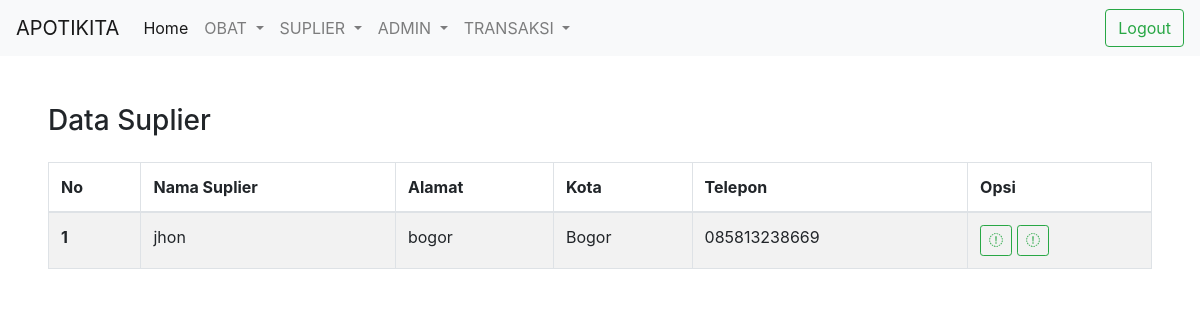
Page /index.php/main/datasuplier on the committed database.
### tables this page shows
CREATE TABLE `suplier` (
  `id_suplier` int(5) NOT NULL,
  `nama_suplier` varchar(32) NOT NULL,
  `alamat` varchar(64) NOT NULL,
  `kota` varchar(32) NOT NULL,
  `nohp` varchar(20) NOT NULL
);

### application/controllers/Main.php (called while the page is built, shortened)
<?php
class Main extends CI_Controller
{
    public function __construct()
    {
        $this->load->library('form_validation');
        $this->load->model('M_user');
        $this->load->model('M_obat');
        $this->load->model('M_suplier');
        $this->load->model('M_transaksi');
    }
    public function datasuplier()
    {
        $data['suplier'] = $this->M_suplier->getSuplier();
        $this->load->view('part/header');
        $this->load->view('datasuplier', $data);
        $this->load->view('part/footer');
    }
}

### index.php (called while the page is built, shortened)
<?php
require_once BASEPATH.'core/CodeIgniter.php';

### application/models/M_suplier.php (called while the page is built, shortened)
<?php
class M_suplier extends CI_Model
{
    public function getSuplier()
    {
        $hasil = $this->db->select('*')
            ->from('suplier')
            ->get()->result_array();
        return $hasil;
    }
}

### application/views/datasuplier.php (the view, shortened to what this page needs)
<div class="container-fluid">
    <div class="row mr-4">
        <div class="col-9 pt-5 pl-5">
            <h3>Data Suplier</h3>
        </div>
    </div>
    <div class="row">
        <div class="col-12 py-3 px-5">
            <?php if ($suplier) { ?>
                <table class="table table-striped table-hover table-bordered">
                    <thead>
                        <tr>
                            <th>No</th>
                            <th>Nama Suplier</th>
                            <th>Alamat</th>
                            <th>Kota</th>
                            <th>Telepon</th>
                            <th>Opsi</th>
                        </tr>
                    </thead>
                    <tbody>
                        <?php
                        $i = 1;
                        foreach ($suplier as $row) { ?>
                            <tr>
                                <th><?= $i ?></th>
                                <td><?= $row['nama_suplier'] ?></td>
                                <td><?= $row['alamat'] ?></td>
                                <td><?= $row['kota'] ?></td>
                                <td><?= $row['nohp'] ?></td>
                                <td>
                                    <a href="<?= base_url('main/editsuplier/') . $row['id_suplier'] ?>"><button type="button" class="btn btn-sm btn-outline-success"><i class="far fa-user-cog"></i></button></a>
                                    <a href="<?= base_url('main/hapussuplier/') . $row['id_suplier'] ?>"><button type="button" class="btn btn-sm btn-outline-success"><i class="far fa-trash"></i></button></a>
                                </td>
                            </tr>
                        <?php $i++;
                        } ?>
                    </tbody>
                </table>
            <?php } else {
                echo "<h4>Data suplier kosong</h4>";
            } ?>
        </div>
    </div>
</div>

### rows in the picture
suplier: nama_suplier "jhon", alamat "bogor", kota "Bogor", nohp "085813238669"
